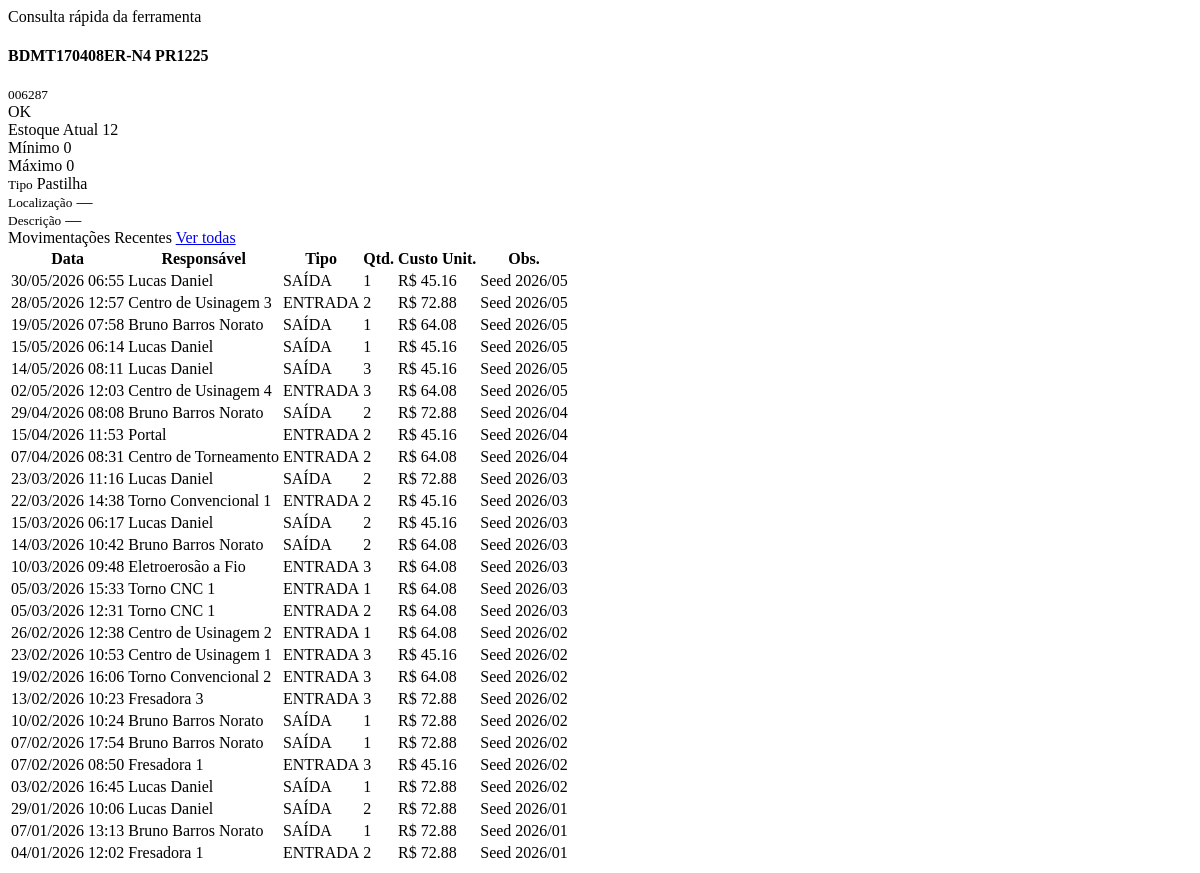
The app's page /tools/14/modal (signed in), older data.
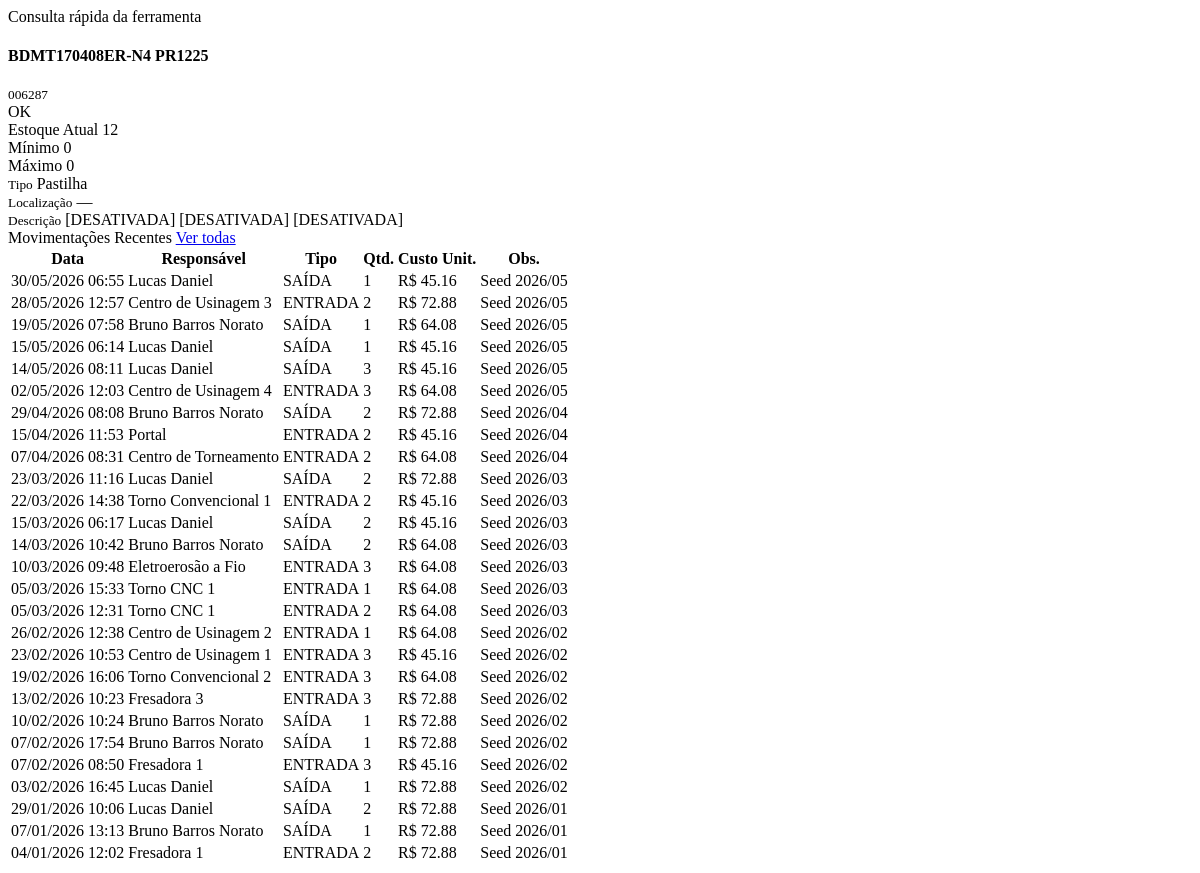
The same page, newer data.
### app/models.py (models this page shows, shortened)
class Tool(Base):
    __tablename__ = "tools"
    id = Column(Integer, primary_key=True, index=True)
    name = Column(String(200), nullable=False)
    origin_id = Column(String(100), default="")  # ID de origem (preenchido manualmente)
    tool_type_id = Column(Integer, ForeignKey("tool_types.id"), nullable=False)
    description = Column(Text, default="")
    location = Column(String(10), default="")  # G<n>D<n> e.g. G1D27
    min_stock = Column(Integer, default=0)
    max_stock = Column(Integer, default=0)
    current_stock = Column(Integer, default=0)
    unit_cost = Column(Float, default=0.0)           # Cost per unit (R$)
    is_critical = Column(Integer, default=0)          # 1 = critical for production
    avg_lifespan_hours = Column(Float, default=0.0)   # Average life in hours before replacement
    tool_type = relationship("ToolType", back_populates="tools")
    parameters = relationship("ToolParameter", back_populates="tool", cascade="all, delete-orphan")
    movements = relationship("Movement", back_populates="tool")

### app/routers/tools.py (the view)
@router.get("/{tool_id}/modal")
def tool_detail_modal(
    tool_id: int,
    request: Request,
    db: Session = Depends(get_db),
):
    tool = db.query(Tool).filter(Tool.id == tool_id).first()
    if not tool:
        raise HTTPException(status_code=404, detail="Ferramenta não encontrada")
    return request.app.state.templates.TemplateResponse(
        request=request,
        name="tools/detail_modal_content.html",
        context={
            "tool": tool,
        },
    )

### app/templates/tools/detail_modal_content.html
<div class="d-flex justify-content-end align-items-center flex-wrap gap-2 mb-3">
    <span class="text-muted small">Consulta rápida da ferramenta</span>
</div>
{% include "tools/detail_content.html" %}

### app/templates/tools/detail_content.html (shortened to what the changed rows need)
<div class="card shadow-sm mb-3">
    <div class="card-header d-flex justify-content-between align-items-center">
        <div>
            <h4 class="mb-0">{{ tool.name }}</h4>
            {% if tool.origin_id %}
            <small class="text-muted">{{ tool.origin_id }}</small>
            {% endif %}
        </div>
    </div>
    <div class="card-body">
        <div class="row g-3 mb-3">
            <div class="col-sm-4 col-6">
                <div class="detail-stat">
                    <span class="detail-stat-label">Estoque Atual</span>
                    <span class="detail-stat-value {% if tool.current_stock < tool.min_stock %}text-danger{% elif tool.current_stock <= tool.min_stock * 1.2 %}text-warning{% else %}text-success{% endif %}">
                        {{ tool.current_stock }}
                    </span>
                </div>
            </div>
            <div class="col-sm-4 col-6">
                <div class="detail-stat">
                    <span class="detail-stat-label">Mínimo</span>
                    <span class="detail-stat-value">{{ tool.min_stock }}</span>
                </div>
            </div>
            <div class="col-sm-4 col-6">
                <div class="detail-stat">
                    <span class="detail-stat-label">Máximo</span>
                    <span class="detail-stat-value">{{ tool.max_stock }}</span>
                </div>
            </div>
        </div>
        <div class="row g-3">
            <div class="col-md-4">
                <small class="text-muted d-block">Descrição</small>
                <span>{{ tool.description or "—" }}</span>
            </div>
        </div>
    </div>
</div>
<div class="card shadow-sm">
    <div class="card-body p-0">
        <div class="table-responsive">
            <table class="table table-hover table-sm mb-0">
                <thead class="table-dark">
                    <tr>
                        <th>Data</th>
                        <th>Responsável</th>
                        <th class="text-center">Tipo</th>
                        <th class="text-center">Qtd.</th>
                        <th class="text-end">Custo Unit.</th>
                        <th>Obs.</th>
                    </tr>
                </thead>
            </table>
        </div>
    </div>
</div>

Row changes from the older to the newer data that the page shows:
changed Tool "BDMT170408ER-N4 PR1225": description "—" → "[DESATIVADA] [DESATIVADA] [DESATIVADA]"
